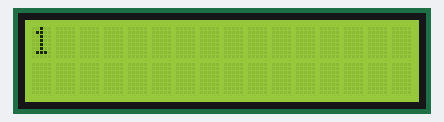
Bench run of a program on a simulated Raspberry Pi (BCM pin numbers). Shown: 16×2 character LCD.

Above: at 0.1 s.
At 3.1 s:
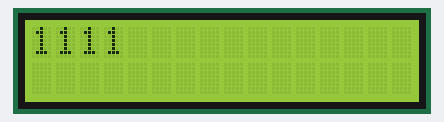
At 7.1 s:
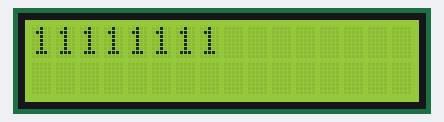
At 15.1 s:
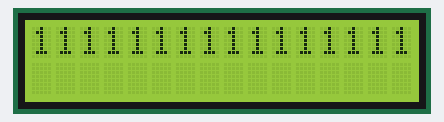
At 23.1 s:
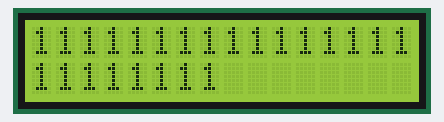
At 31.1 s:
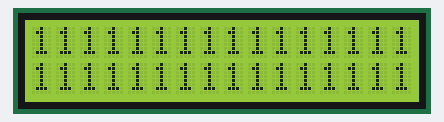

Measured:
- what the display in image 1 shows lasts 1.0 s, from 3.0 s to 4.0 s

The program:

lcd.py
```python
from RPLCD.i2c import CharLCD
import time
import random
# สร้ำงออบเจ็กต์ LCD
lcd = CharLCD(
    i2c_expander='PCF8574',
    address=0x27,
    port=1,
    cols=16,
    rows=2,
    charmap='A00',
    auto_linebreaks=True,
    backlight_enabled=True
)
while True:
   lcd.write_string("1")
   time.sleep(1)
```
